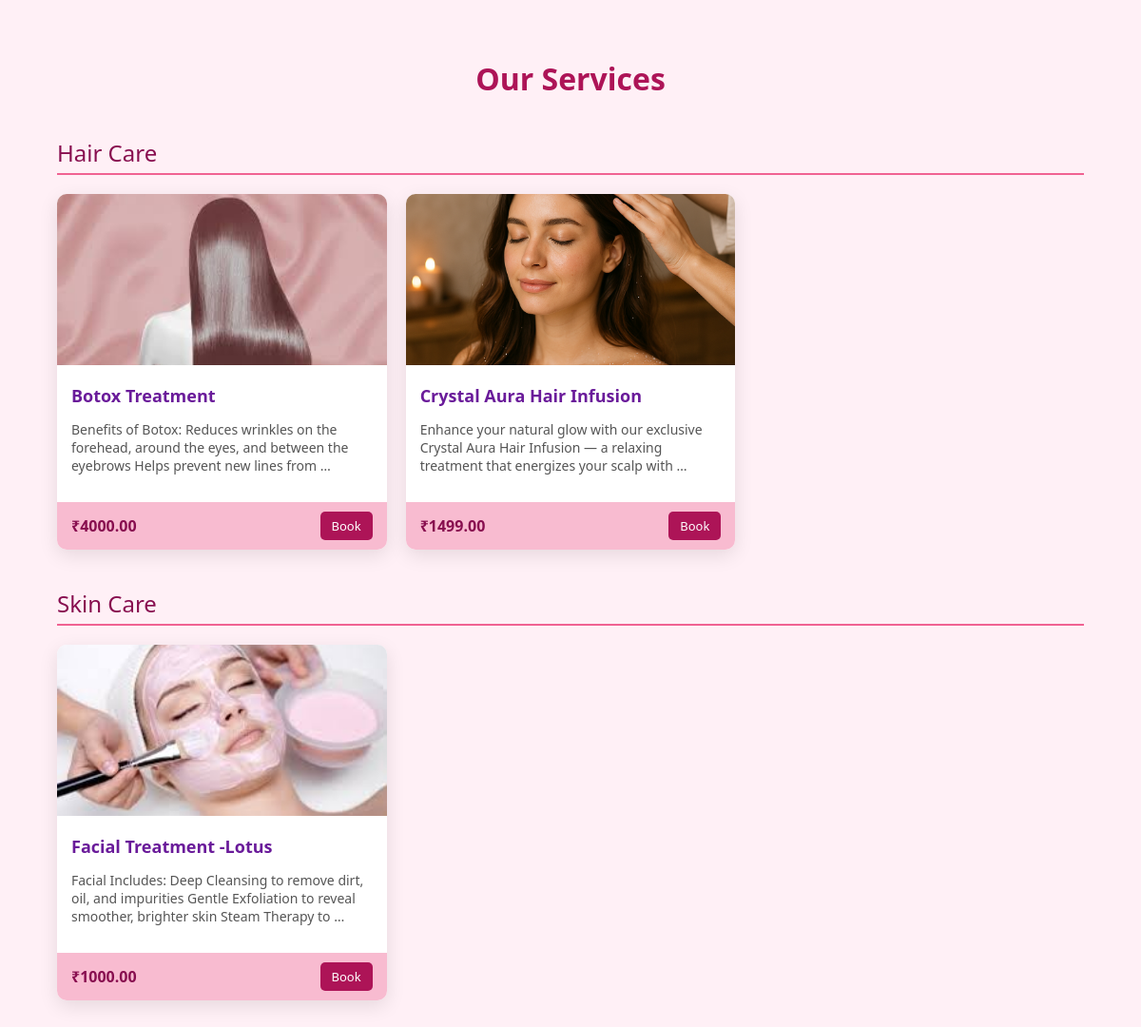
Page /services/ on the committed database.
### customerApp/models.py (models this page shows, shortened)
class Service(models.Model):
    CATEGORY_CHOICES = [
        ('Hair Care', 'Hair Care'),
        ('Skin Care', 'Skin Care'),
        ('Makeup', 'Makeup'),
        ('Nail Care', 'Nail Care'),
        ('Spa', 'Spa & Massage'),
    ]
    name = models.CharField(max_length=100)
    category = models.CharField(max_length=50, choices=CATEGORY_CHOICES)
    description = models.TextField()
    price = models.DecimalField(max_digits=6, decimal_places=2)
    duration = models.CharField(max_length=50)
    image = models.ImageField(upload_to='services/', blank=True, null=True)

### customerApp/views.py (the view)
# urls.py: path('services/', views.services_list, name='services'),
def services_list(request):
    services = Service.objects.all().order_by('category', 'name')
    return render(request, 'services.html', {'services': services})

### template/services.html (shortened to what this page needs)
<!DOCTYPE html>
<html lang="en">
<head>
</head>
<body>
    <div class="container">
        <h1>Our Services</h1>
        {% regroup services by category as category_list %}
        {% for category in category_list %}
            <div class="category-title">{{ category.grouper }}</div>
            <div class="service-grid">
                {% for service in category.list %}
                    <div class="card">
                        {% if service.image %}
                        <img src="{{ service.image.url }}" alt="{{ service.name }}">
                        {% endif %}
                        <div class="card-body">
                            <h3>{{ service.name }}</h3>
                            <p>{{ service.description|truncatewords:20 }}</p>
                        </div>
                        <div class="card-footer">
                            <div class="price">₹{{ service.price }}</div>
                            <a href="" class="book-btn">Book</a>
                        </div>
                    </div>
                {% endfor %}
            </div>
        {% endfor %}
    </div>
</body>
</html>

### template/services.html (style rules this page uses)
body { font-family: 'Segoe UI', sans-serif; margin: 0; background: #fff0f6; }
.container { width: 90%; max-width: 1100px; margin: auto; padding: 40px 20px; }
h1 { text-align: center; color: #ad1457; margin-bottom: 40px; }
.category-title { font-size: 24px; margin-top: 40px; color: #880e4f; border-bottom: 2px solid #f06292; padding-bottom: 5px; }
.service-grid { display: grid; grid-template-columns: repeat(auto-fill, minmax(260px, 1fr)); gap: 20px; margin-top: 20px; }
.card { background-color: white; border-radius: 10px; box-shadow: 0 6px 20px rgba(0, 0, 0, 0.1); overflow: hidden; transition: transform 0.2s ease; }
.card img { width: 100%; height: 180px; object-fit: cover; }
.card-body { padding: 15px; }
.card-body h3 { margin: 0; font-size: 18px; color: #6a1b9a; }
.card-body p { font-size: 14px; color: #555; }
.card-footer { padding: 10px 15px; background-color: #f8bbd0; display: flex; justify-content: space-between; align-items: center; }
.price { color: #880e4f; font-weight: bold; }
.book-btn { padding: 6px 12px; background: #ad1457; color: white; text-decoration: none; border-radius: 5px; font-size: 13px; }

### rows in the picture
Service: grouper "Hair Care", image (picture), name "Botox Treatment", description "Benefits of Botox: Reduces wrinkles on the forehead, around the eyes, and between the eyebrows Helps prevent new lines from …", price "4000.00"
Service: image (picture), name "Crystal Aura Hair Infusion", description "Enhance your natural glow with our exclusive Crystal Aura Hair Infusion — a relaxing treatment that energizes your scalp with …", price "1499.00"
Service: grouper "Skin Care", image (picture), name "Facial Treatment -Lotus", description "Facial Includes: Deep Cleansing to remove dirt, oil, and impurities Gentle Exfoliation to reveal smoother, brighter skin Steam Therapy to …", price "1000.00"
